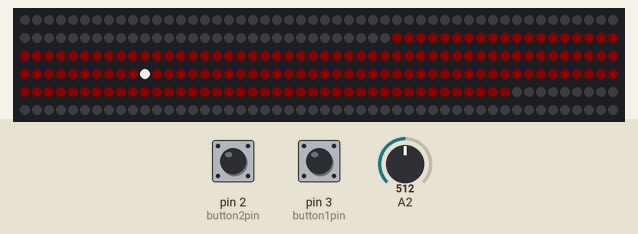
This sketch was run on a simulated Arduino Uno, built with avr-gcc and run on an emulated ATmega328P. Shown: 300 RGB LEDs in strip order, left to right, continuing on the next row. Inputs (shaded band) come from the test bench; at power-on: A2 = 512, pin 2 (button2pin) HIGH, pin 3 (button1pin) HIGH. What the sketch prints to the serial monitor is not drawn.

Above: at 1.2 s.
1.3 s: A2 set to 0
2.8 s: A2 set to 122
4.3 s: A2 set to 306
Timing chart, 0 to 7.3 s (numbered marks = the images above; inputs shaded):
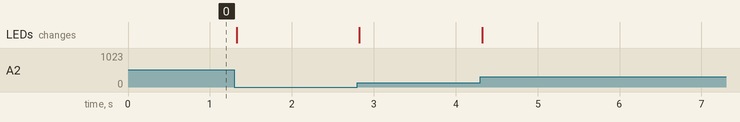

The sketch:

pendulum-domain-knob.ino
```cpp
// A basic everyday NeoPixel strip test program.

// NEOPIXEL BEST PRACTICES for most reliable operation:
// - Add 1000 uF CAPACITOR between NeoPixel strip's + and - connections.
// - MINIMIZE WIRING LENGTH between microcontroller board and first pixel.
// - NeoPixel strip's DATA-IN should pass through a 300-500 OHM RESISTOR.
// - AVOID connecting NeoPixels on a LIVE CIRCUIT. If you must, ALWAYS
//   connect GROUND (-) first, then +, then data.
// - When using a 3.3V microcontroller with a 5V-powered NeoPixel strip,
//   a LOGIC-LEVEL CONVERTER on the data line is STRONGLY RECOMMENDED.
// (Skipping these may work OK on your workbench but can fail in the field)

//this just paints a section of pixels red and has that be minus pi to pi and the knob varies theta along that range, moving the pixel

#include <Adafruit_NeoPixel.h>
#ifdef __AVR__
 #include <avr/power.h> // Required for 16 MHz Adafruit Trinket
#endif

// Which pin on the Arduino is connected to the NeoPixels?
// On a Trinket or Gemma we suggest changing this to 1:
#define LED_PIN    6

// How many NeoPixels are attached to the Arduino?
#define LED_COUNT 300

// Declare our NeoPixel strip object:
Adafruit_NeoPixel strip(LED_COUNT, LED_PIN, NEO_GRB + NEO_KHZ800);
// Argument 1 = Number of pixels in NeoPixel strip
// Argument 2 = Arduino pin number (most are valid)
// Argument 3 = Pixel type flags, add together as needed:
//   NEO_KHZ800  800 KHz bitstream (most NeoPixel products w/WS2812 LEDs)
//   NEO_KHZ400  400 KHz (classic 'v1' (not v2) FLORA pixels, WS2811 drivers)
//   NEO_GRB     Pixels are wired for GRB bitstream (most NeoPixel products)
//   NEO_RGB     Pixels are wired for RGB bitstream (v1 FLORA pixels, not v2)
//   NEO_RGBW    Pixels are wired for RGBW bitstream (NeoPixel RGBW products)

int knob = 0;


// The pyramids combined code with a switch
// which selects between xy gyrator, z gyrator and simple speed control


#include <Wire.h>
#include <SPI.h>
#include <Adafruit_LIS3DH.h>
#include <Adafruit_Sensor.h>

// Used for software SPI
#define LIS3DH_CLK 13
#define LIS3DH_MISO 12
#define LIS3DH_MOSI 11
// Used for hardware & software SPI
#define LIS3DH_CS 10

// software SPI
//Adafruit_LIS3DH lis = Adafruit_LIS3DH(LIS3DH_CS, LIS3DH_MOSI, LIS3DH_MISO, LIS3DH_CLK);
// hardware SPI
//Adafruit_LIS3DH lis = Adafruit_LIS3DH(LIS3DH_CS);
// I2C
Adafruit_LIS3DH lis = Adafruit_LIS3DH();


int button1pin = 3;
int button2pin = 2;

boolean button1 = false;
boolean button2 = false;

float gx = 0.0;
float gz = 0.0;

int x = 0;

int x0 = 81;
int x1 = 241;
float pi = 3.14159;

float theta = 0.0;

void setup(void) {


  Serial.begin(9600);
  while (!Serial) delay(10);     // will pause Zero, Leonardo, etc until serial console opens

  pinMode(button1pin,INPUT_PULLUP);
  pinMode(button2pin,INPUT_PULLUP);

  strip.begin();           // INITIALIZE NeoPixel strip object (REQUIRED)
  strip.show();            // Turn OFF all pixels ASAP
  strip.setBrightness(255); // Set BRIGHTNESS to about 1/5 (max = 255)


   for(int i=0; i<strip.numPixels(); i++) { // For each pixel in strip...
      if(i > x0 && i < x1){
        strip.setPixelColor(i,30,0,0);
      }
      else{
        strip.setPixelColor(i,0,0,0);
      }
   }
}

void loop() {

  button1 = !digitalRead(button1pin);
  button2 = !digitalRead(button2pin);


  //position a white dot on a red background

  knob = analogRead(A2);

  theta = -(-pi + float(knob)*2*pi/1023.0);


  x = int(theta*(float(x1) - float(x0))/(2*pi) + 0.5*(float(x1) + float(x0)));


  for(int i = x0; i < x1; i++) { // For each pixel in strip...
     if(i == x){
        strip.setPixelColor(i, 200,200,200);
     }
     else{
       strip.setPixelColor(i, 10,0,0);
     }
  }
  Serial.println(x);
  strip.show(); // Update strip with new contents
}
```
